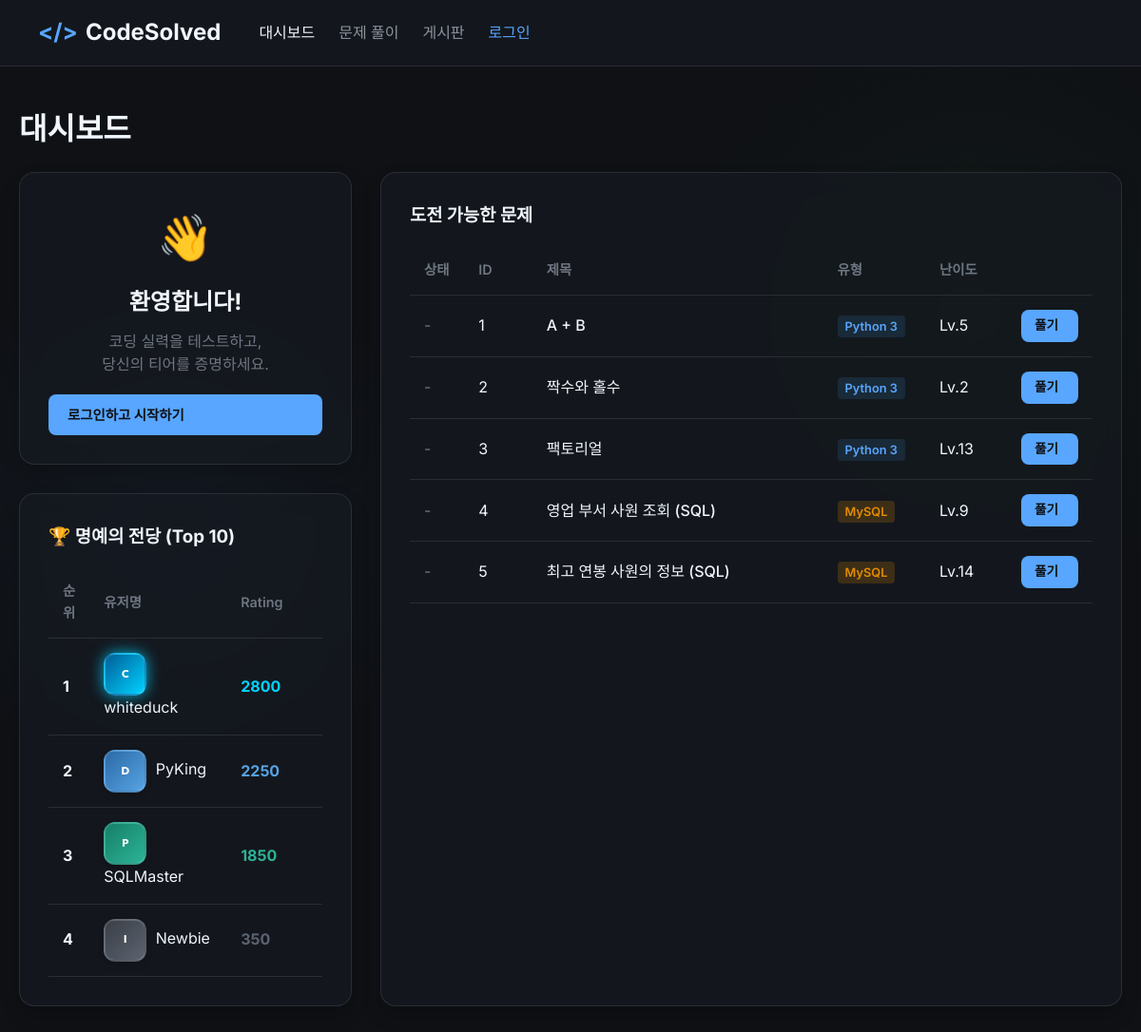
The page / on the database its author committed.
### tables this page shows
CREATE Table users (
    id INT AUTO_INCREMENT PRIMARY KEY,
    username VARCHAR(50) NOT NULL UNIQUE,
    password_hash VARCHAR(255) NOT NULL,
    rating INT DEFAULT 0,  
    streak INT DEFAULT 0,  
    last_solved_date DATE DEFAULT NULL,  
    created_at TIMESTAMP DEFAULT CURRENT_TIMESTAMP
);

CREATE TABLE problems (
    id INT AUTO_INCREMENT PRIMARY KEY,
    title VARCHAR(100) NOT NULL,
    description TEXT NOT NULL,
    input_desc TEXT NOT NULL,
    output_desc TEXT NOT NULL,
    difficulty INT NOT NULL,  
    type ENUM('python', 'sql') NOT NULL,
    time_limit FLOAT DEFAULT 2.0,  
    memory_limit INT DEFAULT 128,  
    answer_query TEXT DEFAULT NULL,
    correct_result LONGTEXT DEFAULT NULL,  
    create_at TIMESTAMP DEFAULT CURRENT_TIMESTAMP
);

### includes/tier_helper.php (called while the page is built)
<?php
    function get_tier_info($rating, $rank = null) {
        $tier = [
            'name' => 'Unranked',
            'short_name' => 'Unranked',
            'rank_num' => '',
            'class' => 'tier-unranked',
            'color' => '#8a8f9d',
            'min_rating' => 0,
            'max_rating' => 99,
            'progress' => 0,
        ];
        if ($rating < 100) {
            $tier['progress'] = $rating;
            return $tier;
        }
        if ($rating >= 2500) {
            $tier['min_rating'] = 2500;
            $tier['max_rating'] = 9999;
            $tier['progress'] = 100;
            if ($rank === 1) {
                $tier['name'] = 'Challenger';
                $tier['short_name'] = 'Challenger';
                $tier['class'] = 'tier-challenger';
                $tier['color'] = '#00d2ff';
            } elseif ($rank >= 2 && $rank <= 5) {
                $tier['name'] = 'Grandmaster';
                $tier['short_name'] = 'GrandMaster';
                $tier['class'] = 'tier-grandmaster';
                $tier['color'] = '#ff3366';
            } else {
                $tier['name'] = 'Master';
                $tier['short_name'] = 'Master';
                $tier['class'] = 'tier-master';
                $tier['color'] = '#d000ff';
            }
            return $tier;
        }
        $tiers = [
            ['name' => 'Iron',       'class' => 'tier-iron',     'color' => '#5c6370', 'min' => 100],
            ['name' => 'Bronze',     'class' => 'tier-bronze',   'color' => '#a0522d', 'min' => 500],
            ['name' => 'Silver',     'class' => 'tier-silver',   'color' => '#a8b4c4', 'min' => 900],
            ['name' => 'Gold',       'class' => 'tier-gold',     'color' => '#e5b83b', 'min' => 1300],
            ['name' => 'Platinum',   'class' => 'tier-platinum', 'color' => '#2cb396', 'min' => 1700],
            ['name' => 'Diamond',    'class' => 'tier-diamond',  'color' => '#57a3e4', 'min' => 2100],
        ];
        $currentTierIndex = 0;
        foreach ($tiers as $i => $t) {
            if ($rating >= $t['min']) {
                $currentTierIndex = $i;
            } else {
                break;
            }
        }
        $cTier = $tiers[$currentTierIndex];
        $tier['short_name'] = $cTier['name'];
        $tier['class'] = $cTier['class'];
        $tier['color'] = $cTier['color'];
        $tier['min_rating'] = $cTier['min'];
        $tier['max_rating'] = $cTier['min'] + 399;
        $relativeRating = $rating - $cTier['min'];
        $step = (int)($relativeRating / 100);
        $romanNumerals = ['IV', 'III', 'II', 'I'];
        $tier['rank_num'] = $romanNumerals[$step];
        $tier['name'] = $cTier['name'] . ' ' . $tier['rank_num'];
        $tier['progress'] = $relativeRating % 100;
        return $tier;
    }
?>

### index.php (the view, shortened to what this page needs)
<?php
require_once __DIR__ . '/config/db.php';
require_once __DIR__ . '/includes/tier_helper.php';
$is_logged_in = isset($_SESSION['user_id']);
$user_id = $is_logged_in ? $_SESSION['user_id'] : null;
$username = $is_logged_in ? $_SESSION['username'] : 'Guest';
$rating = 0;
$streak = 0;
$rank = 0;
$solvedCount = 0;
$tierInfo = get_tier_info(0);
$streakData = array_fill(0, 30, 0);
$probQuery = "
        SELECT p.*, " . ($is_logged_in ? "IF(sp.problem_id IS NOT NULL, 1, 0)" : "0") . " as is_solved
        FROM problems p
        " . ($is_logged_in ? "LEFT JOIN solved_problems sp ON p.id = sp.problem_id AND sp.user_id = :uid" : "") . "
        ORDER BY p.id ASC";
$probStmt = $pdo->prepare($probQuery);
if ($is_logged_in)
    $probStmt->execute(['uid' => $user_id]);
else
    $probStmt->execute();
$problems = $probStmt->fetchAll();
$topUsersStmt = $pdo->query("SELECT id, username, rating FROM users ORDER BY rating DESC, id ASC LIMIT 10");
$topUsers = $topUsersStmt->fetchAll();
?>
<!DOCTYPE html>
<html lang="ko">
<head>
    <link rel="stylesheet" href="assets/css/style.css">
</head>
<body>
    <header>
        <div class="logo">
            <span>&lt;/&gt;</span> CodeSolved
        </div>
        <div class="nav-links">
            <a href="index.php" class="active">대시보드</a>
            <a href="problem.php">문제 풀이</a>
            <a href="board.php">게시판</a>
            <?php if ($is_logged_in): ?>
                <a href="auth/logout.php" style="color: var(--error);">로그아웃</a>
            <?php else: ?>
                <a href="auth/login.php" style="color: var(--accent-color)">로그인</a>
            <?php endif; ?>
        </div>
    </header>
    <div class="container">
        <h1 class="page-title">대시보드</h1>
        <div class="dashboard-grid">
            <div style="display: flex; flex-direction: column; gap: 30px;">
                <?php if ($is_logged_in): ?>
                    <div class="card user-stats">
                        <div class="profile-avatar">
                            <span class="tier-badge <?php echo htmlspecialchars($tierInfo['class']); ?>">
                                <?php echo htmlspecialchars(substr($tierInfo['short_name'], 0, 1)); ?>
                            </span>
                        </div>
                        <h2><?php echo htmlspecialchars($username); ?></h2>
                        <p style="color: <?php echo htmlspecialchars($tierInfo['color']); ?>; font-weight: 600; margin-top: 5px;">
                            <?php echo htmlspecialchars($tierInfo['name']); ?>
                        </p>
                        <div class="exp-container">
                            <div class="exp-label">
                                <span>Rating: <?php echo htmlspecialchars($rating); ?></span>
                                <span><?php echo htmlspecialchars($tierInfo['progress']); ?> / 100</span>
                            </div>
                            <div class="exp-bar-bg">
                                <div class="exp-bar-fill" style="width: <?php echo htmlspecialchars($tierInfo['progress']); ?>%; background: <?php echo htmlspecialchars($tierInfo['color']); ?>"></div>
                            </div>
                        </div>
                        <div class="stat-numbers">
                            <div class="stat-item">
                                <div class="stat-value"><?php echo htmlspecialchars($rank); ?></div>
                                <div class="stat-label">전체 순위</div>
                            </div>
                            <div class="stat-item">
                                <div class="stat-value"><?php echo htmlspecialchars($solvedCount); ?></div>
                                <div class="stat-label">해결한 문제</div>
                            </div>
                            <div class="stat-item">
                                <div class="stat-value">🔥 <?php echo htmlspecialchars($streak); ?></div>
                                <div class="stat-label">현재 스트릭</div>
                            </div>
                        </div>
                        <div style="margin-top: 25px; text-align: left;">
                            <div style="font-size: 0.85rem; color: var(--text-muted); margin-bottom: 5px;">최근 30일 활동 내역</div>
                            <div class="streak-grid">
                                <?php foreach ($streakData as $level): ?>
                                    <div class="streak-cell <?php echo htmlspecialchars($level > 0 ? 'streak-level-' . $level : ''); ?>" title="스트릭 레벨 <?php echo htmlspecialchars($level); ?>"></div>
                                <?php endforeach; ?>
                            </div>
                        </div>
                    </div>
                <?php else: ?>
                    <div class="card user-stats" style="display: flex; flex-direction: column; justify-content: center;">
                        <div style="font-size: 3rem; margin-bottom: 10px;">👋</div>
                        <h2>환영합니다!</h2>
                        <p style="color: var(--text-muted); margin-top: 10px; line-height: 1.5;">
                            코딩 실력을 테스트하고,<br>당신의 티어를 증명하세요.
                        </p>
                        <a href="auth/login.php" class="btn btn-primary" style="margin-top: 20px; padding: 10px 20px;">로그인하고 시작하기</a>
                    </div>
                <?php endif; ?>
                <div class="card">
                    <h3 style="margin-bottom: 15px;">🏆 명예의 전당 (Top 10)</h3>
                    <table class="problem-list">
                        <thead>
                            <tr>
                                <th width="15%">순위</th>
                                <th width="50%">유저명</th>
                                <th width="35%">Rating</th>
                            </tr>
                        </thead>
                        <tbody>
                            <?php foreach ($topUsers as $index => $tu):
                                $tuRank = $index + 1;
                                $tuTier = get_tier_info($tu['rating'], $tuRank);
                            ?>
                                <tr>
                                    <td><strong><?php echo $tuRank; ?></strong></td>
                                    <td>
                                        <span class="tier-badge <?php echo htmlspecialchars($tuTier['class']); ?>" style="padding: 2px 6px; font-size: 0.7rem; margin-right: 5px;">
                                            <?php echo htmlspecialchars(substr($tuTier['short_name'], 0, 1)); ?>
                                        </span>
                                        <?php echo htmlspecialchars($tu['username']); ?>
                                    </td>
                                    <td style="color: <?php echo htmlspecialchars($tuTier['color']); ?>; font-weight: bold;">
                                        <?php echo htmlspecialchars($tu['rating']); ?>
                                    </td>
                                </tr>
                            <?php endforeach; ?>
                        </tbody>
                    </table>
                </div>
            </div>
            <div class="card">
                <h3 style="margin-bottom: 15px; display: flex; justify-content: space-between; align-items: center;">
                    <span>도전 가능한 문제</span>
                </h3>
                <table class="problem-list">
                    <thead>
                        <tr>
                            <th width="8%">상태</th>
                            <th width="10%">ID</th>
                            <th width="43%">제목</th>
                            <th width="15%">유형</th>
                            <th width="12%">난이도</th>
                            <th width="12%"></th>
                        </tr>
                    </thead>
                    <tbody>
                        <?php foreach ($problems as $p): ?>
                            <tr>
                                <td>
                                    <?php if ($p['is_solved']): ?>
                                        <span class="solved-icon">✔️</span>
                                    <?php else: ?>
                                        <span style="color: var(--text-muted);">-</span>
                                    <?php endif; ?>
                                </td>
                                <td><?php echo htmlspecialchars($p['id']); ?></td>
                                <td style="font-weight: 500;">
                                    <a href="problem.php?id=<?php echo htmlspecialchars($p['id']); ?>" style="color: var(--text-primary);">
                                        <?php echo htmlspecialchars($p['title']); ?>
                                    </a>
                                </td>
                                <td>
                                    <?php if ($p['type'] === 'python'): ?>
                                        <span class="badge badge-python">Python 3</span>
                                    <?php else: ?>
                                        <span class="badge badge-sql">MySQL</span>
                                    <?php endif; ?>
                                </td>
                                <td>Lv.<?php echo htmlspecialchars($p['difficulty']); ?></td>
                                <td>
                                    <a href="problem.php?id=<?php echo htmlspecialchars($p['id']); ?>" class="btn btn-primary" style="padding: 6px 14px; font-size: 0.85rem; white-space: nowrap; min-width: 60px; text-align: center;">풀기</a>
                                </td>
                            </tr>
                        <?php endforeach; ?>
                    </tbody>
                </table>
            </div>
        </div>
    </div>
</body>
</html>

### rows shown on the page
users: tuRank "1", rating "C", username "whiteduck", rating "2800"
users: tuRank "2", rating "D", username "PyKing", rating "2250"
users: tuRank "3", rating "P", username "SQLMaster", rating "1850"
users: tuRank "4", rating "I", username "Newbie", rating "350"
problems: id "1", title "A + B", type "Python 3", difficulty "5"
problems: id "2", title "짝수와 홀수", type "Python 3", difficulty "2"
problems: id "3", title "팩토리얼", type "Python 3", difficulty "13"
problems: id "4", title "영업 부서 사원 조회 (SQL)", type "MySQL", difficulty "9"
problems: id "5", title "최고 연봉 사원의 정보 (SQL)", type "MySQL", difficulty "14"
